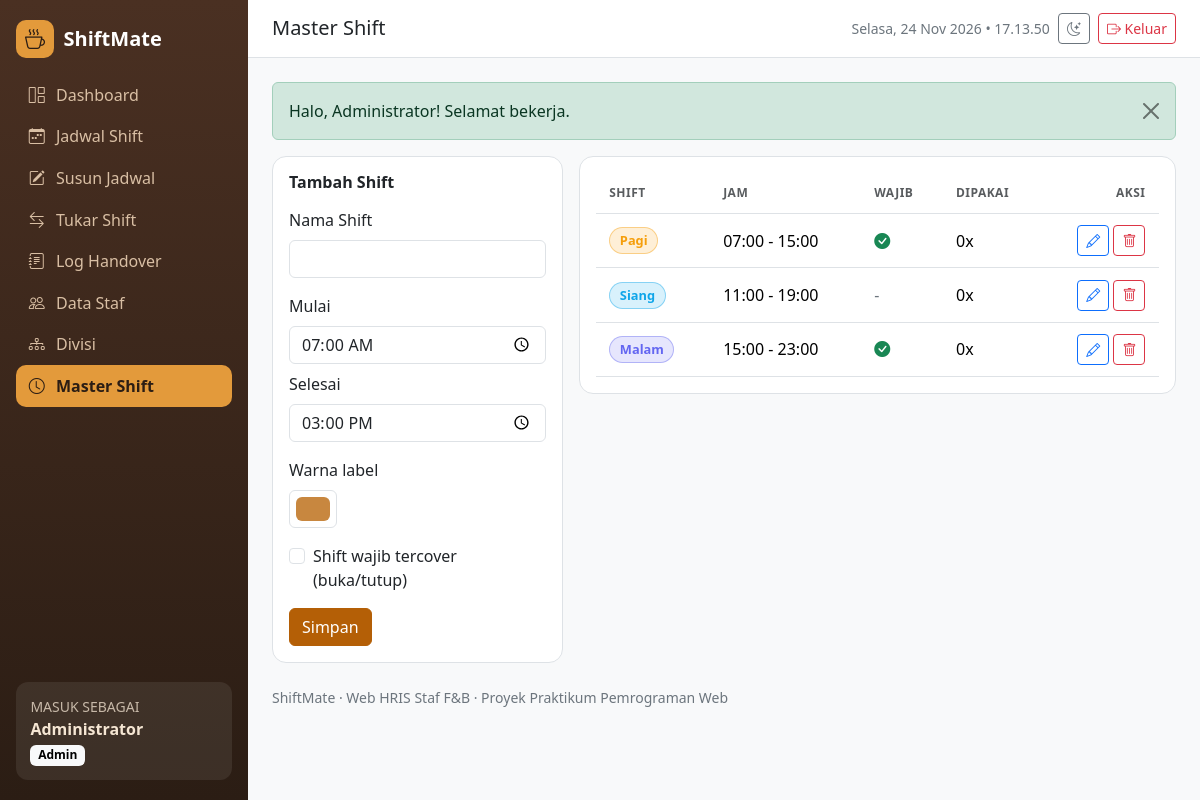
Page /shift/index.php (signed in) on the committed database.
### tables this page shows
CREATE TABLE shift_master (
  id_shift     INT(3) NOT NULL AUTO_INCREMENT PRIMARY KEY,
  nama_shift   VARCHAR(30) NOT NULL,
  jam_mulai    TIME NOT NULL,
  jam_selesai  TIME NOT NULL,
  warna        CHAR(7) NOT NULL DEFAULT '#c8873f',
  wajib        TINYINT(1) NOT NULL DEFAULT 0      
);

### shift/index.php (the view, shortened to what this page needs)
<?php
require_once __DIR__ . '/../config/koneksi.php';
$edit = ['id_shift' => 0, 'nama_shift' => '', 'jam_mulai' => '07:00:00', 'jam_selesai' => '15:00:00', 'warna' => '#c8873f', 'wajib' => 0];
$data = q($konek, "SELECT sm.*, (SELECT COUNT(*) FROM jadwal j WHERE j.id_shift = sm.id_shift) AS dipakai FROM shift_master sm ORDER BY sm.jam_mulai");
include __DIR__ . '/../includes/header.php';
?>
<div class="row g-3">
  <div class="col-lg-4"><div class="card"><div class="card-body">
    <h2 class="h6 fw-bold mb-3"><?= $edit['id_shift'] ? 'Ubah Shift' : 'Tambah Shift' ?></h2>
    <form method="post" class="needs-validation" novalidate>
      <div class="mb-3"><label class="form-label" for="nama_shift">Nama Shift</label><input class="form-control" id="nama_shift" name="nama_shift" value="<?= e($edit['nama_shift']) ?>" required maxlength="30"><div class="invalid-feedback">Wajib diisi.</div></div>
      <div class="row g-2 mb-3">
        <div class="col"><label class="form-label" for="jam_mulai">Mulai</label><input type="time" class="form-control" id="jam_mulai" name="jam_mulai" value="<?= e(jam($edit['jam_mulai'])) ?>" required></div>
        <div class="col"><label class="form-label" for="jam_selesai">Selesai</label><input type="time" class="form-control" id="jam_selesai" name="jam_selesai" value="<?= e(jam($edit['jam_selesai'])) ?>" required></div>
      </div>
      <div class="mb-3"><label class="form-label" for="warna">Warna label</label><input type="color" class="form-control form-control-color" id="warna" name="warna" value="<?= e($edit['warna']) ?>"></div>
      <div class="form-check mb-3"><input class="form-check-input" type="checkbox" id="wajib" name="wajib" <?= $edit['wajib'] ? 'checked' : '' ?>><label class="form-check-label" for="wajib">Shift wajib tercover (buka/tutup)</label></div>
      <button class="btn btn-brand">Simpan</button>
    </form>
  </div></div></div>
  <div class="col-lg-8"><div class="card"><div class="card-body"><div class="table-responsive"><table class="table table-hover mb-0">
    <thead><tr><th>Shift</th><th>Jam</th><th>Wajib</th><th>Dipakai</th><th class="text-end">Aksi</th></tr></thead><tbody>
    <?php foreach ($data as $r): ?>
      <tr><td><?= chip_shift($r['nama_shift'], $r['warna']) ?></td><td><?= jam($r['jam_mulai']) ?> - <?= jam($r['jam_selesai']) ?></td>
        <td><?= $r['wajib'] ? '<i class="bi bi-check-circle-fill text-success"></i>' : '<span class="text-secondary">-</span>' ?></td><td><?= $r['dipakai'] ?>x</td>
        <td class="text-end text-nowrap"><a class="btn btn-sm btn-outline-primary" href="?edit=<?= $r['id_shift'] ?>"><i class="bi bi-pencil"></i></a>
          <form class="d-inline" method="post" data-confirm="Hapus shift <?= e($r['nama_shift']) ?>?"><button class="btn btn-sm btn-outline-danger"><i class="bi bi-trash"></i></button></form></td></tr>
    <?php endforeach; ?>
    </tbody></table></div></div></div></div>
</div>
<?php include __DIR__ . '/../includes/footer.php'; ?>

### includes/functions.php (shortened to what this page needs)
<?php
function e($teks) { return htmlspecialchars((string)$teks, ENT_QUOTES, 'UTF-8'); }
function jam($waktu) { return $waktu ? substr($waktu, 0, 5) : '-'; }
function chip_shift($nama, $warna, $mulai = null, $selesai = null) {
    $jamTeks = $mulai ? ' <small>' . jam($mulai) . '-' . jam($selesai) . '</small>' : '';
    return '<span class="chip-shift" style="--c:' . e($warna) . '">' . e($nama) . $jamTeks . '</span>';
}
function q($konek, $sql, $tipe = '', $param = []) {
    $s = mysqli_prepare($konek, $sql);
    mysqli_stmt_execute($s);
    $r = mysqli_stmt_get_result($s);
    return $r ? mysqli_fetch_all($r, MYSQLI_ASSOC) : [];
}

### assets/css/style.css (style rules this page uses)
:root { --brand: #b45f06; --brand-dark: #8a4705; --brand-soft: #fdebd3; --espresso: #2b1d14; --espresso-2: #4a3022; --sidebar-w: 248px; }
body { font-family: 'Segoe UI', system-ui, -apple-system, Roboto, sans-serif; background: var(--bs-tertiary-bg); }
.card { border: 1px solid var(--bs-border-color); border-radius: 14px; }
.table > :not(caption) > * > * { padding: .7rem .85rem; vertical-align: middle; }
.table thead th { font-size: .75rem; text-transform: uppercase; letter-spacing: .04em; color: var(--bs-secondary-color); }
.btn-brand { background: var(--brand); border-color: var(--brand); color: #fff; }
.chip-shift { display: inline-flex; align-items: baseline; gap: .35rem; padding: .18rem .6rem; border-radius: 999px; font-size: .8rem; font-weight: 600; color: var(--c); background: color-mix(in srgb, var(--c) 16%, transparent); border: 1px solid color-mix(in srgb, var(--c) 40%, transparent); white-space: nowrap; }

### rows in the picture
shift_master: jam_mulai "07:00", jam_selesai "15:00", nama_shift "Pagi", wajib 1 (drawn), dipakai "0"
shift_master: nama_shift "Siang", jam_mulai "11:00", jam_selesai "19:00", dipakai "0"
shift_master: nama_shift "Malam", jam_mulai "15:00", jam_selesai "23:00", wajib 1 (drawn), dipakai "0"

### other values in the picture
APP_NAME "ShiftMate"
$m[3] "Dashboard"
$m[3] "Jadwal Shift"
$m[3] "Susun Jadwal"
$m[3] "Tukar Shift"
$m[3] "Log Handover"
$m[3] "Data Staf"
$m[3] "Divisi"
$m[3] "Master Shift"
$_SESSION['nama'] "Administrator"
label_role($role) "Admin"
$judul "Master Shift"
$f[1] "Halo, Administrator! Selamat bekerja."
